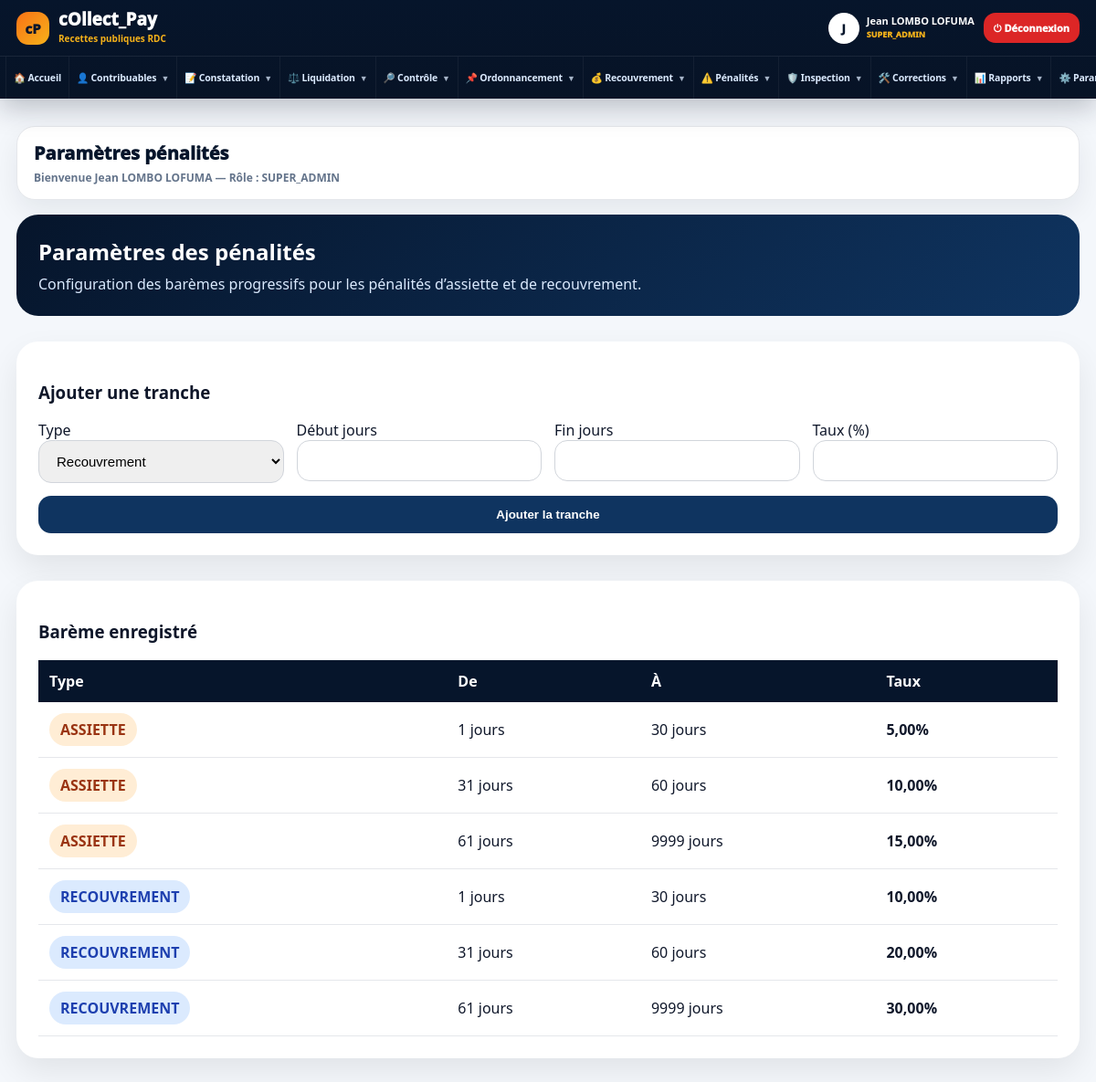
Screenshot of /modules/penalites/parametres.php (signed in) with the database file from the repository.
### tables this page shows
CREATE TABLE `parametres_penalites_progressives` (
  `id` int(11) NOT NULL,
  `type` enum('assiette','recouvrement') NOT NULL,
  `tranche_debut` int(11) NOT NULL,
  `tranche_fin` int(11) NOT NULL,
  `taux_pourcentage` decimal(5,2) NOT NULL,
  `actif` tinyint(1) DEFAULT 1,
  `created_at` timestamp NOT NULL DEFAULT current_timestamp()
);

### modules/penalites/parametres.php (the view, shortened to what this page needs)
<?php
require_once "../../auth/check_auth.php";
$params = $pdo->query("
    SELECT *
    FROM parametres_penalites_progressives
    ORDER BY type, tranche_debut
")->fetchAll();
?>
<!DOCTYPE html>
<html lang="fr">
<head>
<link rel="stylesheet" href="/collect_pay/assets/css/admin.css">
</head>
<body>
<div class="admin-layout">
<?php require_once "../../includes/sidebar.php"; ?>
<main class="main-content">
<?php require_once "../../includes/topbar.php"; ?>
<div class="hero">
    <h2>Paramètres des pénalités</h2>
    <p>Configuration des barèmes progressifs pour les pénalités d’assiette et de recouvrement.</p>
</div>
<div class="panel">
    <h3>Ajouter une tranche</h3>
    <form method="POST">
        <div class="form-grid">
            <div>
                <label>Type</label>
                <select name="type" required>
                    <option value="recouvrement">Recouvrement</option>
                </select>
            </div>
            <div>
                <label>Début jours</label>
                <input type="number" name="tranche_debut" min="0" required>
            </div>
            <div>
                <label>Fin jours</label>
                <input type="number" name="tranche_fin" min="0" required>
            </div>
            <div>
                <label>Taux (%)</label>
                <input type="number" step="0.01" name="taux" min="0" required>
            </div>
        </div>
        <button type="submit">Ajouter la tranche</button>
    </form>
</div>
<div class="panel">
    <h3>Barème enregistré</h3>
    <table class="table-premium">
        <tr>
            <th>Type</th>
            <th>De</th>
            <th>À</th>
            <th>Taux</th>
        </tr>
        <?php foreach ($params as $p): ?>
            <tr>
                <td>
                    <?php if ($p['type'] === 'recouvrement'): ?>
                        <span class="badge badge-blue">RECOUVREMENT</span>
                    <?php else: ?>
                        <span class="badge badge-orange">ASSIETTE</span>
                    <?php endif; ?>
                </td>
                <td><?= (int)$p['tranche_debut'] ?> jours</td>
                <td><?= (int)$p['tranche_fin'] ?> jours</td>
                <td><strong><?= number_format($p['taux_pourcentage'], 2, ',', ' ') ?>%</strong></td>
            </tr>
        <?php endforeach; ?>
    </table>
</div>
</main>
</div>
</body>
</html>

### assets/css/admin.css (style rules this page uses)
* { box-sizing: border-box; }
body { margin: 0; font-family: 'Segoe UI', sans-serif; background: #f4f7fb; color: #1f2937; }
.admin-layout { min-height: 100vh; }
.main-content { margin-left: 280px; width: calc(100% - 280px); padding: 28px; transition: all .35s ease; }
.panel { background: white; border-radius: 24px; padding: 24px; margin-top: 28px; box-shadow: 0 15px 35px rgba(0,0,0,.08); }
.table-premium { width: 100%; border-collapse: collapse; }
.table-premium th { background: #06152b; color: white; padding: 12px; text-align: left; }
.table-premium td { padding: 12px; border-bottom: 1px solid #e5e7eb; }
form { display: grid; gap: 14px; }
form input, form select, form textarea { padding: 13px 15px; border: 1px solid #d1d5db; border-radius: 14px; font-size: 15px; width: 100%; }
form button, .btn { background: #0f3460; color: white; border: none; padding: 13px 18px; border-radius: 14px; font-weight: 900; cursor: pointer; text-decoration: none; display: inline-block; }

### modules/penalites/parametres.php (style rules this page uses)
.hero { background:linear-gradient(135deg,#06152b,#0f3460); color:white; padding:24px; border-radius:24px; margin-bottom:22px; }
.hero h2 { margin:0;font-weight:900 }
.hero p { margin:8px 0 0;color:#dbeafe }
.form-grid { display:grid; grid-template-columns:repeat(4,1fr); gap:14px; }
.badge { display:inline-block; padding:7px 12px; border-radius:999px; font-weight:900; }
.badge-blue { background:#dbeafe;color:#1e40af }
.badge-orange { background:#ffedd5;color:#9a3412 }

### includes/sidebar.php (style rules this page uses)
:root { --cp-navy:#06152b;--cp-blue:#0f3460;--cp-gold:#f6b21a;--cp-bg:#f4f7fb;--cp-border:#e5e7eb;--cp-text:#0f172a;--cp-muted:#64748b }
html,body { margin:0!important;padding:0!important;background:var(--cp-bg)!important;font-family:'Segoe UI',Arial,sans-serif!important;color:var(--cp-text)!important;overflow-x:hidden!important }
.admin-layout { min-height:100vh!important;display:block!important }
.main-content,.cp-main,main { margin-left:0!important;width:100%!important;max-width:100%!important;min-height:100vh!important;padding:0 18px 26px!important }

### rows the page displays
parametres_penalites_progressives: type "ASSIETTE", tranche_debut "1", tranche_fin "30", taux_pourcentage "5,00"
parametres_penalites_progressives: type "ASSIETTE", tranche_debut "31", tranche_fin "60", taux_pourcentage "10,00"
parametres_penalites_progressives: type "ASSIETTE", tranche_debut "61", tranche_fin "9999", taux_pourcentage "15,00"
parametres_penalites_progressives: type "RECOUVREMENT", tranche_debut "1", tranche_fin "30", taux_pourcentage "10,00"
parametres_penalites_progressives: type "RECOUVREMENT", tranche_debut "31", tranche_fin "60", taux_pourcentage "20,00"
parametres_penalites_progressives: type "RECOUVREMENT", tranche_debut "61", tranche_fin "9999", taux_pourcentage "30,00"

### other values shown
substr($nom,0,1) "J"
$nom "Jean LOMBO LOFUMA"
$role "SUPER_ADMIN"
$page_title "Paramètres pénalités"
